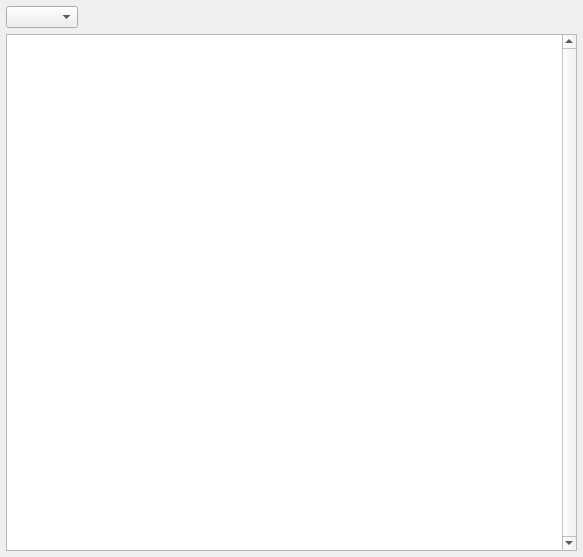
<?xml version="1.0" encoding="UTF-8"?>
<ui version="4.0">
 <class>VPieceCarrousel</class>
 <widget class="QWidget" name="VPieceCarrousel">
  <property name="geometry">
   <rect>
    <x>0</x>
    <y>0</y>
    <width>583</width>
    <height>557</height>
   </rect>
  </property>
  <property name="windowTitle">
   <string notr="true">Carrousel</string>
  </property>
  <layout class="QVBoxLayout" name="verticalLayout">
   <property name="leftMargin">
    <number>6</number>
   </property>
   <property name="topMargin">
    <number>6</number>
   </property>
   <property name="rightMargin">
    <number>6</number>
   </property>
   <property name="bottomMargin">
    <number>6</number>
   </property>
   <item>
    <widget class="QComboBox" name="comboBoxLayer">
     <property name="sizePolicy">
      <sizepolicy hsizetype="Fixed" vsizetype="Fixed">
       <horstretch>0</horstretch>
       <verstretch>0</verstretch>
      </sizepolicy>
     </property>
    </widget>
   </item>
   <item>
    <widget class="QListWidget" name="listWidget">
     <property name="verticalScrollBarPolicy">
      <enum>Qt::ScrollBarAlwaysOn</enum>
     </property>
     <property name="dragDropMode">
      <enum>QAbstractItemView::DragOnly</enum>
     </property>
     <property name="iconSize">
      <size>
       <width>120</width>
       <height>120</height>
      </size>
     </property>
     <property name="movement">
      <enum>QListView::Static</enum>
     </property>
     <property name="flow">
      <enum>QListView::TopToBottom</enum>
     </property>
     <property name="resizeMode">
      <enum>QListView::Adjust</enum>
     </property>
     <property name="spacing">
      <number>6</number>
     </property>
     <property name="viewMode">
      <enum>QListView::IconMode</enum>
     </property>
     <property name="sortingEnabled">
      <bool>true</bool>
     </property>
    </widget>
   </item>
  </layout>
 </widget>
 <resources/>
 <connections/>
</ui>
